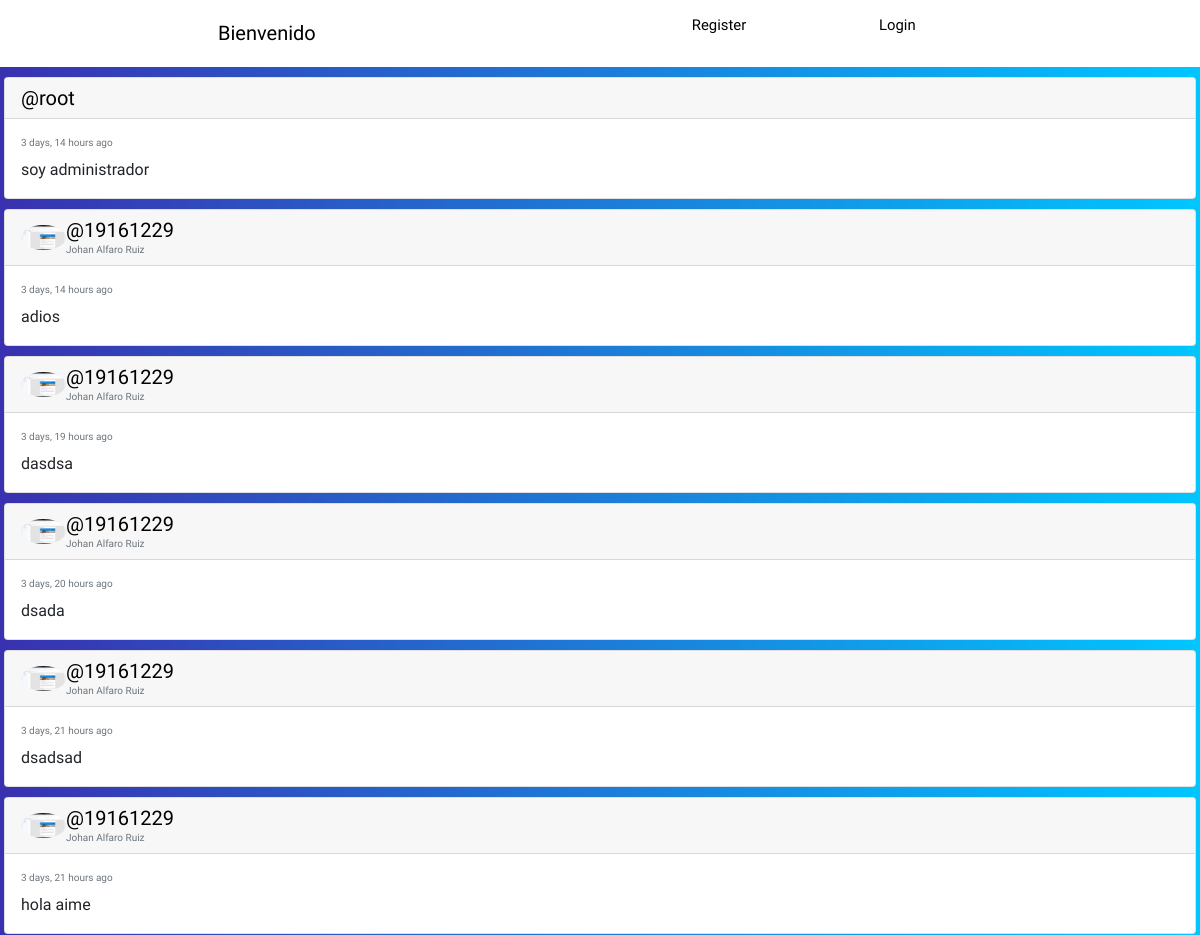
The app's page /feed/ (upper part), older data.
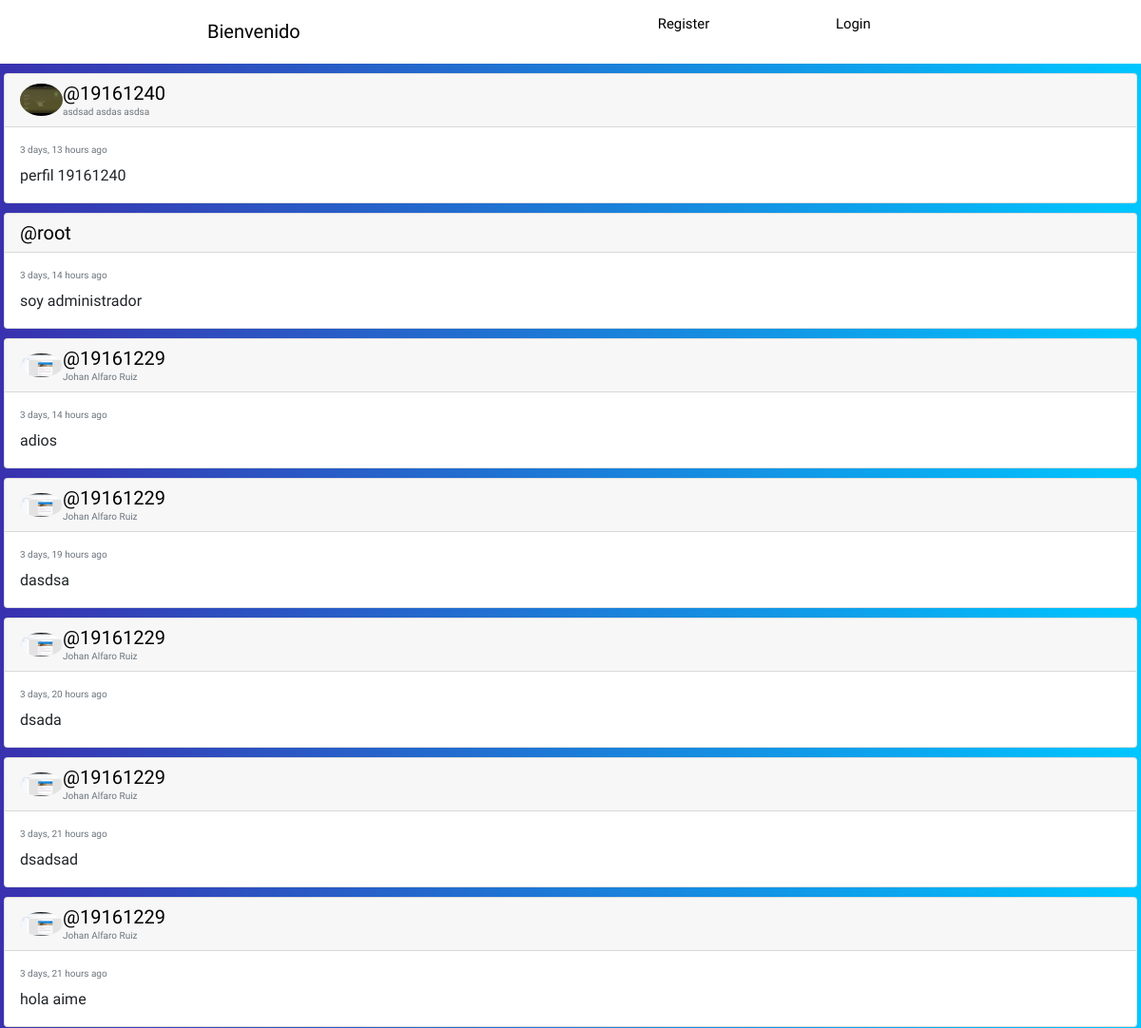
The same page, newer data.
### social/models.py (models this page shows, shortened)
class Post(models.Model):
    user=models.ForeignKey(User,on_delete=models.CASCADE,related_name='posts')
    fecha=models.DateTimeField(default=timezone.now)
    contenido=models.TextField()
    class Meta:
        ordering=['-fecha']

class Profile(models.Model):
    user=models.OneToOneField(User,on_delete=models.CASCADE)
    imagen=models.ImageField(upload_to='Profile',null=True,blank=True)

### social/views.py (the view)
# urls.py: path('feed/',views.feed, name='feed'),
def  feed(request):
    posts=Post.objects.all()
    return render(request,'social/feed.html',{"posts":posts})

### social/templates/social/feed.html (shortened to what this page needs)
{% extends 'social/layout.html' %}
{% load humanize %}
{% load static %}
{% block content %}
{% for post in posts %}
<div class="card gedf-card" style="margin-top: 10px; margin-left: 4px; margin-right: 4px;">
	<div class="card-header">
		<div class="d-flex justify-content-between align-items-center">
			<div class="d-flex justify-content-between align-items-center">
				<div class="mr-2">
					<img class="rounded-circle" width="45" src="{{post.user.profile.imagen.url}}" alt="">
				</div>
				<div class="ml-2">
					<a href="{%url 'profile' post.user.username %}" class="h5 m-0">@{{post.user.username}}</a>
					<div class="h7 text-muted">{{post.user.first_name}} {{post.user.last_name}}</div>
				</div>
			</div>
		</div>
	</div>
	<div class="card-body">
		<div class="text-muted h7 mb-2"> {{post.fecha|naturaltime}}</div>
		<p class="card-text">
			{{post.contenido}}
		</p>
	</div>
</div>
{% endfor %}
{% endblock %}

Row changes from the older to the newer data that the page shows:
added Post: user.profile.imagen (picture), user.username "19161240", user.first_name "asdsad", user.last_name "asdas asdsa", fecha "3 days, 13 hours ago", contenido "perfil 19161240"
